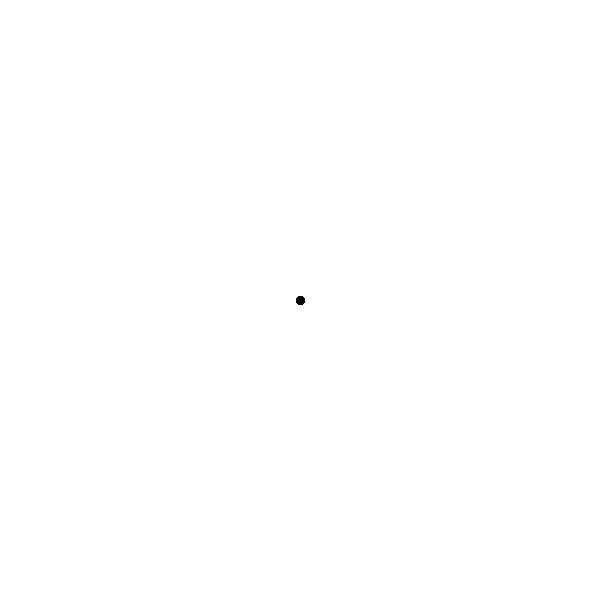
Frame 1 (no input)
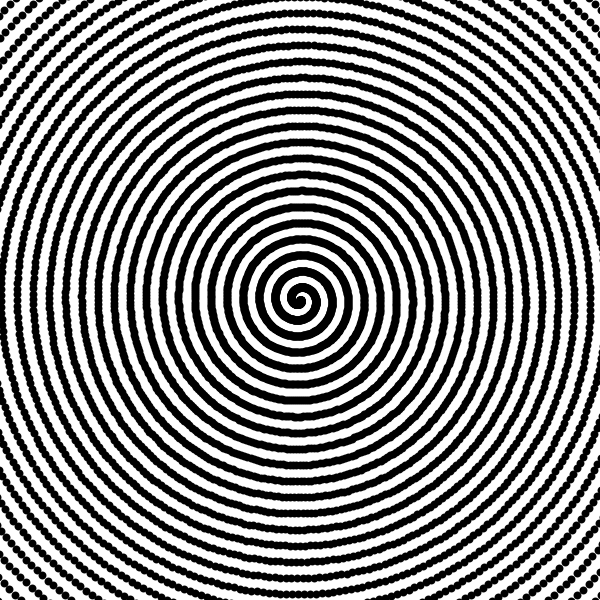
Frame 60 (the mouse pressed at the canvas centre just before this capture)
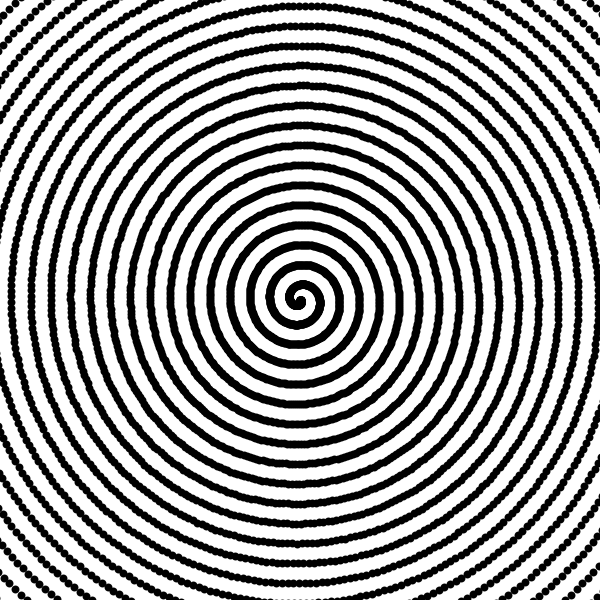
Frame 120 (the mouse held since frame 60 and released just before this capture)

The Processing sketch that drew these frames (run headless with seeded random() and noise(); from frame 60 on, the mouse is pressed at the canvas centre):

// Processing sketch: processing_152617
// ── processing_152617.pde


float x, s, control;
void setup(){
  size(600,600);
 
}
void draw(){
   background(#FFFFFF);
 strokeWeight(8);
  for(x=0; x<= 300; x+=0.02){
  point(300+cos(x)*x*s,300+sin(x)*x*s);
  
  }
 if(control==0 ){
    s=s+1;
  }else{
    s=s+0.01;}

if(s>=2){
  control=1;
}
}
